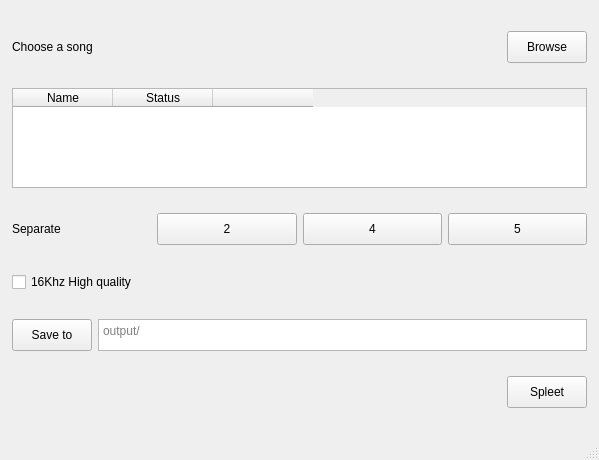
<?xml version="1.0" encoding="UTF-8"?>
<ui version="4.0">
 <class>MainWindow</class>
 <widget class="QMainWindow" name="MainWindow">
  <property name="geometry">
   <rect>
    <x>0</x>
    <y>0</y>
    <width>599</width>
    <height>460</height>
   </rect>
  </property>
  <property name="windowTitle">
   <string>MainWindow</string>
  </property>
  <widget class="QWidget" name="centralwidget">
   <property name="sizePolicy">
    <sizepolicy hsizetype="Preferred" vsizetype="Preferred">
     <horstretch>0</horstretch>
     <verstretch>0</verstretch>
    </sizepolicy>
   </property>
   <layout class="QVBoxLayout" name="verticalLayout">
    <property name="spacing">
     <number>6</number>
    </property>
    <property name="sizeConstraint">
     <enum>QLayout::SetMinimumSize</enum>
    </property>
    <property name="leftMargin">
     <number>12</number>
    </property>
    <property name="topMargin">
     <number>12</number>
    </property>
    <property name="rightMargin">
     <number>12</number>
    </property>
    <property name="bottomMargin">
     <number>6</number>
    </property>
    <item>
     <layout class="QHBoxLayout" name="horizontalLayout">
      <item>
       <widget class="QLabel" name="choose_label">
        <property name="sizePolicy">
         <sizepolicy hsizetype="Preferred" vsizetype="Ignored">
          <horstretch>0</horstretch>
          <verstretch>0</verstretch>
         </sizepolicy>
        </property>
        <property name="minimumSize">
         <size>
          <width>0</width>
          <height>30</height>
         </size>
        </property>
        <property name="text">
         <string>Choose a song</string>
        </property>
       </widget>
      </item>
      <item>
       <spacer name="horizontalSpacer_2">
        <property name="orientation">
         <enum>Qt::Horizontal</enum>
        </property>
        <property name="sizeHint" stdset="0">
         <size>
          <width>40</width>
          <height>20</height>
         </size>
        </property>
       </spacer>
      </item>
      <item>
       <widget class="QPushButton" name="browse_button">
        <property name="sizePolicy">
         <sizepolicy hsizetype="Minimum" vsizetype="Ignored">
          <horstretch>0</horstretch>
          <verstretch>0</verstretch>
         </sizepolicy>
        </property>
        <property name="minimumSize">
         <size>
          <width>72</width>
          <height>32</height>
         </size>
        </property>
        <property name="maximumSize">
         <size>
          <width>16777215</width>
          <height>32</height>
         </size>
        </property>
        <property name="text">
         <string>Browse</string>
        </property>
       </widget>
      </item>
     </layout>
    </item>
    <item>
     <layout class="QHBoxLayout" name="horizontalLayout_6">
      <item>
       <widget class="QTableWidget" name="tableWidget">
        <property name="sizePolicy">
         <sizepolicy hsizetype="Expanding" vsizetype="Preferred">
          <horstretch>0</horstretch>
          <verstretch>0</verstretch>
         </sizepolicy>
        </property>
        <property name="minimumSize">
         <size>
          <width>0</width>
          <height>72</height>
         </size>
        </property>
        <property name="maximumSize">
         <size>
          <width>10777215</width>
          <height>100</height>
         </size>
        </property>
        <property name="sizeAdjustPolicy">
         <enum>QAbstractScrollArea::AdjustToContents</enum>
        </property>
        <attribute name="horizontalHeaderShowSortIndicator" stdset="0">
         <bool>false</bool>
        </attribute>
        <attribute name="horizontalHeaderStretchLastSection">
         <bool>false</bool>
        </attribute>
        <column>
         <property name="text">
          <string>Name</string>
         </property>
        </column>
        <column>
         <property name="text">
          <string>Status</string>
         </property>
        </column>
        <column>
         <property name="text">
          <string/>
         </property>
        </column>
       </widget>
      </item>
     </layout>
    </item>
    <item>
     <layout class="QHBoxLayout" name="horizontalLayout_2">
      <item>
       <widget class="QLabel" name="separate_label">
        <property name="sizePolicy">
         <sizepolicy hsizetype="Preferred" vsizetype="Ignored">
          <horstretch>0</horstretch>
          <verstretch>0</verstretch>
         </sizepolicy>
        </property>
        <property name="minimumSize">
         <size>
          <width>0</width>
          <height>30</height>
         </size>
        </property>
        <property name="maximumSize">
         <size>
          <width>16777215</width>
          <height>32</height>
         </size>
        </property>
        <property name="text">
         <string>Separate</string>
        </property>
       </widget>
      </item>
      <item>
       <widget class="QPushButton" name="button2">
        <property name="sizePolicy">
         <sizepolicy hsizetype="Minimum" vsizetype="Ignored">
          <horstretch>0</horstretch>
          <verstretch>0</verstretch>
         </sizepolicy>
        </property>
        <property name="minimumSize">
         <size>
          <width>0</width>
          <height>30</height>
         </size>
        </property>
        <property name="maximumSize">
         <size>
          <width>16777215</width>
          <height>32</height>
         </size>
        </property>
        <property name="text">
         <string>2</string>
        </property>
       </widget>
      </item>
      <item>
       <widget class="QPushButton" name="button4">
        <property name="sizePolicy">
         <sizepolicy hsizetype="Minimum" vsizetype="Ignored">
          <horstretch>0</horstretch>
          <verstretch>0</verstretch>
         </sizepolicy>
        </property>
        <property name="minimumSize">
         <size>
          <width>0</width>
          <height>30</height>
         </size>
        </property>
        <property name="maximumSize">
         <size>
          <width>16777215</width>
          <height>32</height>
         </size>
        </property>
        <property name="text">
         <string>4</string>
        </property>
       </widget>
      </item>
      <item>
       <widget class="QPushButton" name="button5">
        <property name="sizePolicy">
         <sizepolicy hsizetype="Minimum" vsizetype="Ignored">
          <horstretch>0</horstretch>
          <verstretch>0</verstretch>
         </sizepolicy>
        </property>
        <property name="minimumSize">
         <size>
          <width>0</width>
          <height>30</height>
         </size>
        </property>
        <property name="maximumSize">
         <size>
          <width>16777215</width>
          <height>32</height>
         </size>
        </property>
        <property name="text">
         <string>5</string>
        </property>
       </widget>
      </item>
     </layout>
    </item>
    <item>
     <layout class="QHBoxLayout" name="horizontalLayout_5">
      <item>
       <widget class="QCheckBox" name="high_quality_check">
        <property name="sizePolicy">
         <sizepolicy hsizetype="Minimum" vsizetype="Ignored">
          <horstretch>0</horstretch>
          <verstretch>0</verstretch>
         </sizepolicy>
        </property>
        <property name="minimumSize">
         <size>
          <width>80</width>
          <height>24</height>
         </size>
        </property>
        <property name="maximumSize">
         <size>
          <width>16777215</width>
          <height>24</height>
         </size>
        </property>
        <property name="text">
         <string>16Khz High quality</string>
        </property>
       </widget>
      </item>
     </layout>
    </item>
    <item>
     <layout class="QHBoxLayout" name="horizontalLayout_4">
      <item>
       <widget class="QPushButton" name="save_button">
        <property name="sizePolicy">
         <sizepolicy hsizetype="Minimum" vsizetype="Ignored">
          <horstretch>0</horstretch>
          <verstretch>0</verstretch>
         </sizepolicy>
        </property>
        <property name="minimumSize">
         <size>
          <width>72</width>
          <height>32</height>
         </size>
        </property>
        <property name="maximumSize">
         <size>
          <width>16777215</width>
          <height>32</height>
         </size>
        </property>
        <property name="text">
         <string>Save to</string>
        </property>
       </widget>
      </item>
      <item>
       <widget class="QTextEdit" name="save_input">
        <property name="sizePolicy">
         <sizepolicy hsizetype="Expanding" vsizetype="Ignored">
          <horstretch>0</horstretch>
          <verstretch>0</verstretch>
         </sizepolicy>
        </property>
        <property name="minimumSize">
         <size>
          <width>140</width>
          <height>32</height>
         </size>
        </property>
        <property name="maximumSize">
         <size>
          <width>16777215</width>
          <height>32</height>
         </size>
        </property>
        <property name="html">
         <string>&lt;!DOCTYPE HTML PUBLIC &quot;-//W3C//DTD HTML 4.0//EN&quot; &quot;http://www.w3.org/TR/REC-html40/strict.dtd&quot;&gt;
&lt;html&gt;&lt;head&gt;&lt;meta name=&quot;qrichtext&quot; content=&quot;1&quot; /&gt;&lt;style type=&quot;text/css&quot;&gt;
p, li { white-space: pre-wrap; }
&lt;/style&gt;&lt;/head&gt;&lt;body style=&quot; font-family:'Noto Sans'; font-size:10pt; font-weight:400; font-style:normal;&quot;&gt;
&lt;p style=&quot;-qt-paragraph-type:empty; margin-top:0px; margin-bottom:0px; margin-left:0px; margin-right:0px; -qt-block-indent:0; text-indent:0px;&quot;&gt;&lt;br /&gt;&lt;/p&gt;&lt;/body&gt;&lt;/html&gt;</string>
        </property>
        <property name="placeholderText">
         <string>output/</string>
        </property>
       </widget>
      </item>
     </layout>
    </item>
    <item>
     <layout class="QHBoxLayout" name="horizontalLayout_3">
      <item>
       <widget class="QLabel" name="progress_label">
        <property name="sizePolicy">
         <sizepolicy hsizetype="Preferred" vsizetype="Ignored">
          <horstretch>0</horstretch>
          <verstretch>0</verstretch>
         </sizepolicy>
        </property>
        <property name="minimumSize">
         <size>
          <width>0</width>
          <height>30</height>
         </size>
        </property>
        <property name="text">
         <string/>
        </property>
       </widget>
      </item>
      <item>
       <spacer name="horizontalSpacer">
        <property name="orientation">
         <enum>Qt::Horizontal</enum>
        </property>
        <property name="sizeHint" stdset="0">
         <size>
          <width>40</width>
          <height>20</height>
         </size>
        </property>
       </spacer>
      </item>
      <item>
       <widget class="QPushButton" name="spleet_button">
        <property name="sizePolicy">
         <sizepolicy hsizetype="Minimum" vsizetype="Ignored">
          <horstretch>0</horstretch>
          <verstretch>0</verstretch>
         </sizepolicy>
        </property>
        <property name="minimumSize">
         <size>
          <width>76</width>
          <height>32</height>
         </size>
        </property>
        <property name="maximumSize">
         <size>
          <width>16777215</width>
          <height>32</height>
         </size>
        </property>
        <property name="text">
         <string>Spleet</string>
        </property>
       </widget>
      </item>
     </layout>
    </item>
   </layout>
  </widget>
  <widget class="QMenuBar" name="menubar">
   <property name="geometry">
    <rect>
     <x>0</x>
     <y>0</y>
     <width>599</width>
     <height>30</height>
    </rect>
   </property>
  </widget>
  <widget class="QStatusBar" name="statusbar"/>
 </widget>
 <resources/>
 <connections/>
</ui>
